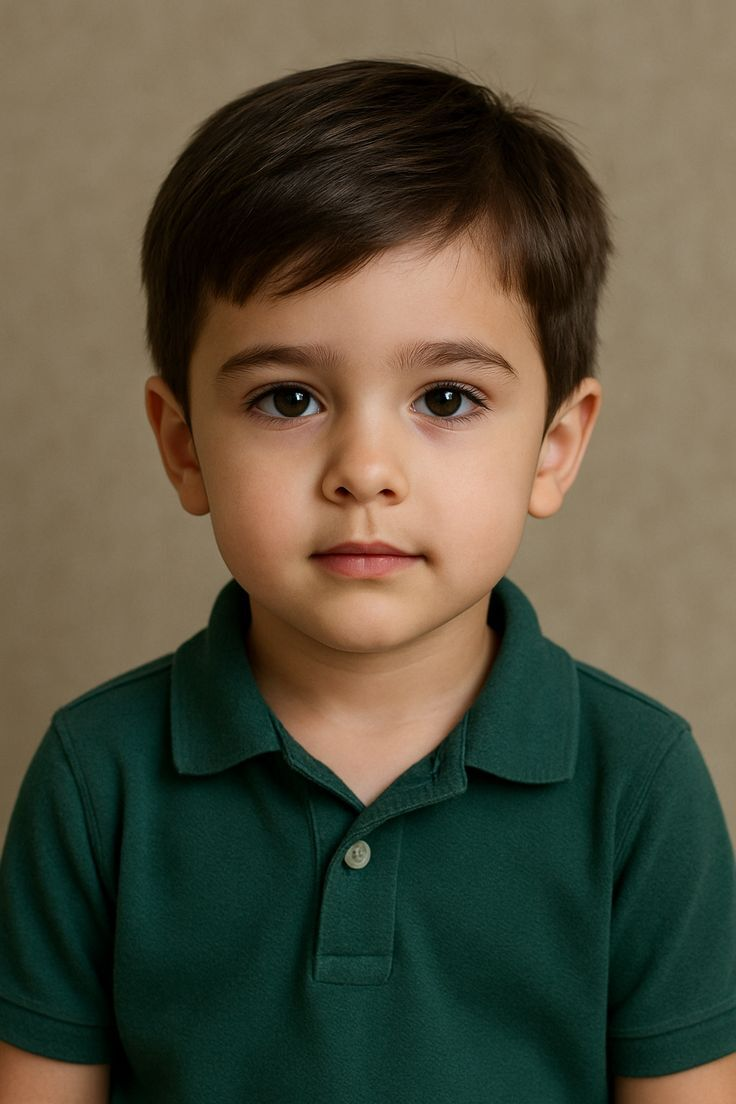
#> input picture image/image2.jpg, 736 x 1104 px, found by its file name
$ python Objectdetection.py
#> lines starting #> are read from the running program, lines starting #| are printed output that depends on the picture; after the words box and inside, x2 and y2 are one past the last pixel; in counts of white or black regions, pixels touching at a corner belong together
import cv2
import numpy as np
import matplotlib.pyplot as plt

# 객체 탐지
# 이미지에서 객체의 위치(바운딩 박스)와 클래스를 예측
# 분류 : 이미지 전체가 무엇인가
# 탐지 : 어디에 무엇이 있는가
# 분할 : 픽셀 단위로 무엇인가

# 모델 로드
face_cascade = cv2.CascadeClassifier("1231/haarcascade_frontalface_default.xml")
eye_cascade = cv2.CascadeClassifier("1231/haarcascade_eye.xml")

# 이미지 로드
img = cv2.imread("image/image2.jpg") # image2, image3도 동일하게 테스트
#> img is the input picture: shape (1104, 736, 3); mean B, G, R 64, 82.5, 86.9
if img is None:
    print("이미지를 불러올 수 없습니다. 경로를 확인하세요.")
    exit()

gray = cv2.cvtColor(img, cv2.COLOR_BGR2GRAY)
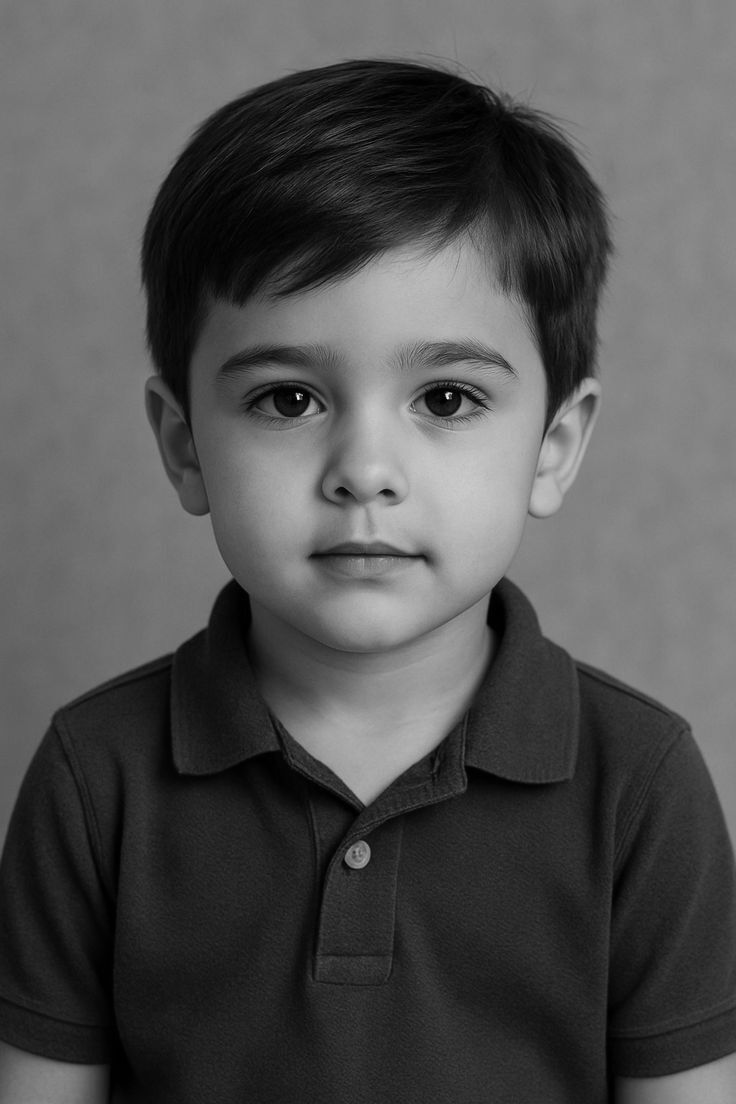
#> gray: shape (1104, 736); min 0, max 250, mean 81.7

# 1. 얼굴 탐지
faces = face_cascade.detectMultiScale(gray, 1.1, 5, minSize=(30, 30))
#> faces = [[140, 220, 463, 463]]

for (x, y, w, h) in faces:
    # 얼굴에 사각형 그리기
    cv2.rectangle(img, (x, y), (x + w, y + h), (255, 0, 0), 2)

    # 2. 눈 탐지: 얼굴 영역(ROI) 안에서만 찾기
    roi_gray = gray[y:y+h, x:x+w]
    roi_color = img[y:y+h, x:x+w]

    # 눈은 조금 더 유연하게 탐지 (minNeighbors를 3~4로 낮춤)
    eyes = eye_cascade.detectMultiScale(roi_gray, 1.1, 3, minSize=(60, 60))

    for (ex, ey, ew, eh) in eyes:
        # 얼굴 영역 내 좌표이므로 roi_color에 그리기
        cv2.rectangle(roi_color, (ex, ey), (ex + ew, ey + eh), (0, 255, 0), 2)
#> this loop made 1 pass
#> pass 1, `roi_gray = gray[y:y+h, x:x+w]`:
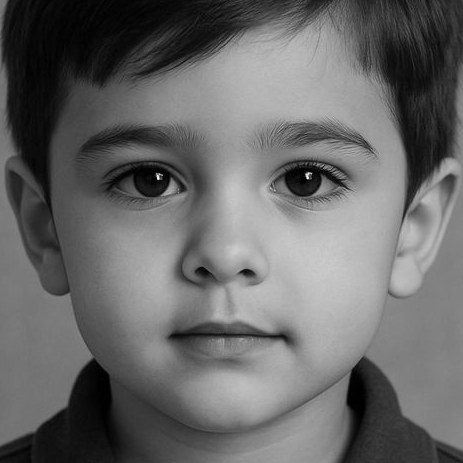
#> roi_gray: shape (463, 463); min 0, max 250, mean 104.2
#> pass 1, `roi_color = img[y:y+h, x:x+w]`:
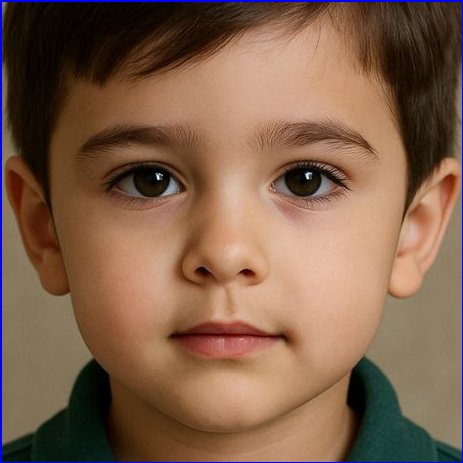
#> roi_color: shape (463, 463, 3); mean B, G, R 75.1, 96.5, 128.1
#> after the loop:
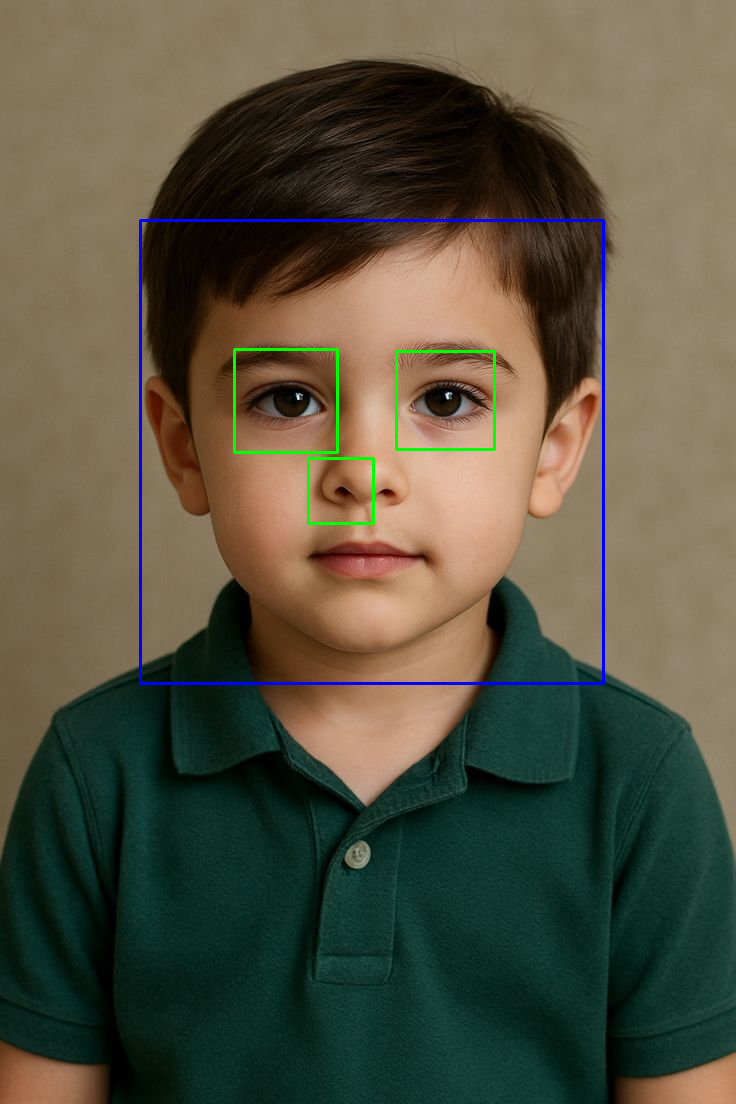
#> img: shape (1104, 736, 3); 1.07% of pixels changed, all inside (x1, y1, x2, y2) = (139, 219, 605, 685)
#> after the loop:
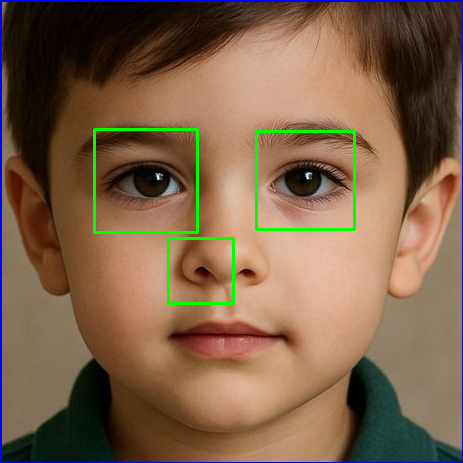
#> roi_color: shape (463, 463, 3); 1.48% of pixels changed, all inside (x1, y1, x2, y2) = (93, 128, 356, 305)

cv2.imshow("Detection", img)
cv2.waitKey(0)
cv2.destroyAllWindows()

$ run again, with image/image1.jpg copied over image/image2.jpg
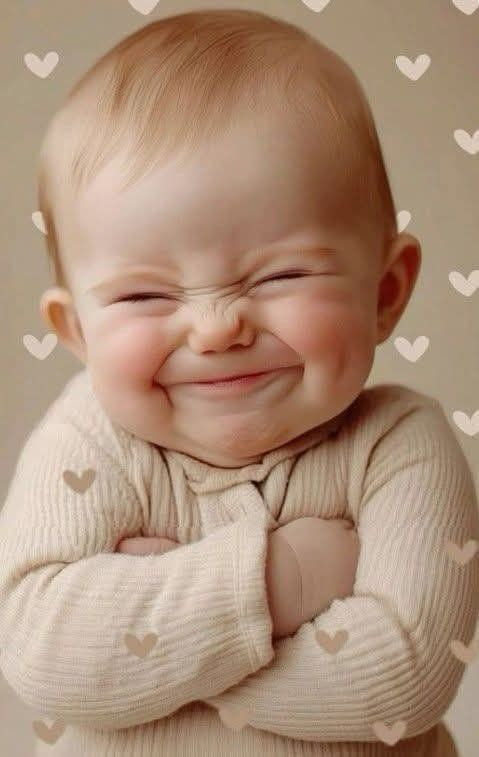
#> input picture image/image1.jpg, 479 x 757 px, found by its file name
#> img is the input picture: shape (757, 479, 3); mean B, G, R 121.1, 143.3, 172.3
#> `gray = cv2.cvtColor(img, cv2.COLOR_BGR2GRAY)`:
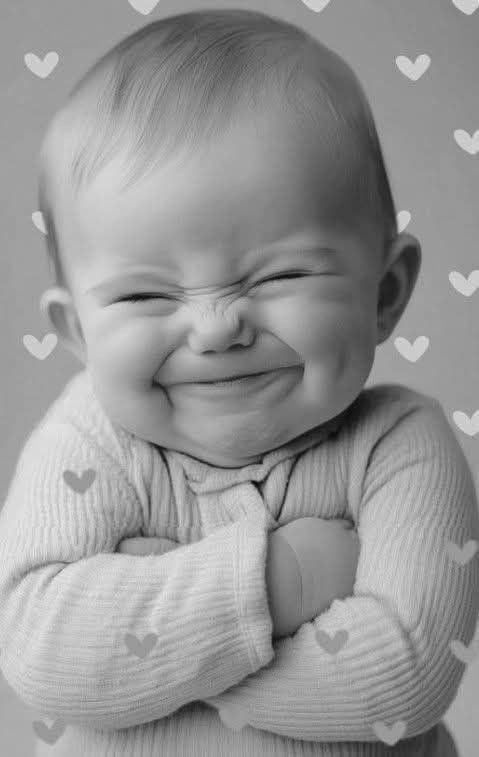
#> gray: shape (757, 479); min 9, max 238, mean 149.4
#> faces = [[58, 178, 284, 284]]
#> the loop `for (x, y, w, h) in faces:` made 1 pass
#> after the loop `for (x, y, w, h) in faces:`:
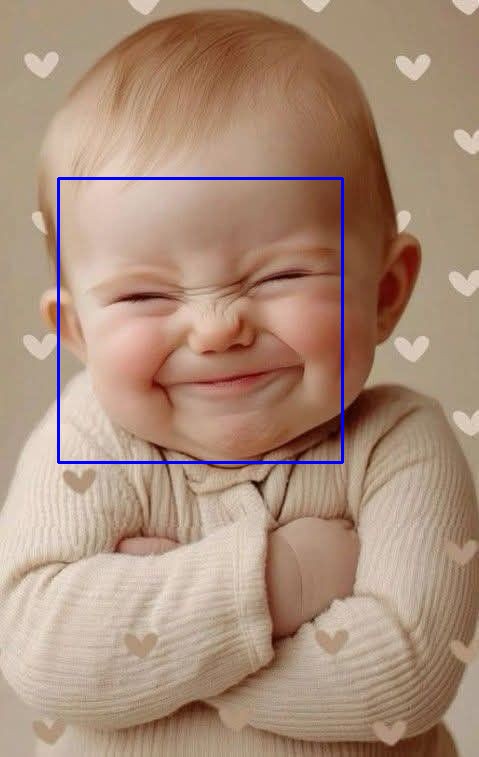
#> img: shape (757, 479, 3); 0.94% of pixels changed, all inside (x1, y1, x2, y2) = (57, 177, 344, 464)
